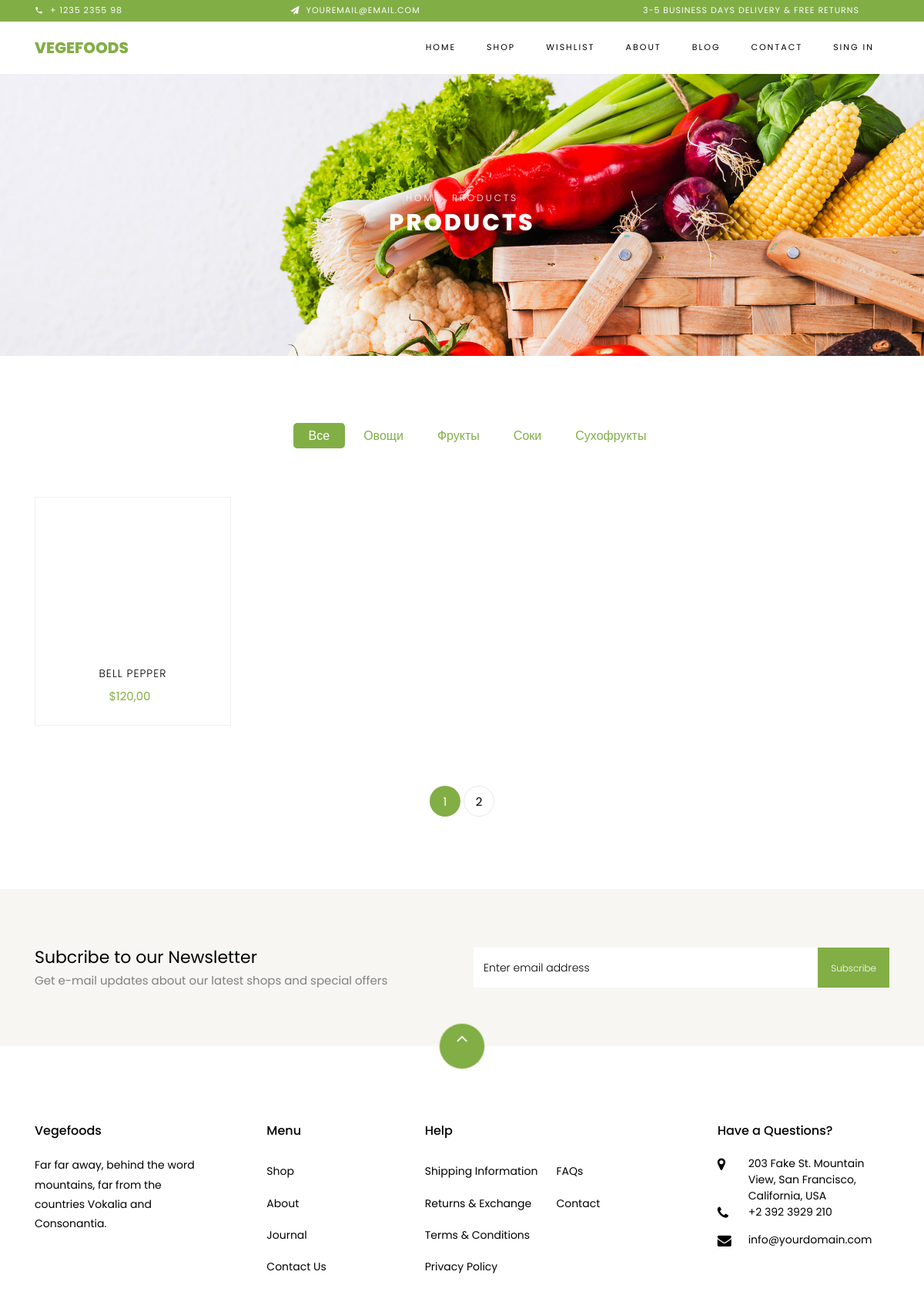
The app's page /shop/ with its own data.
### store/models.py (models this page shows, shortened)
class Category(models.Model):
    title = models.CharField(max_length=255, verbose_name='Название')
    slug = models.SlugField(unique=True, null=True)
    class Meta:
        verbose_name = 'Категория'
        verbose_name_plural = 'Категории'

class Product(models.Model):
    title = models.CharField(max_length=255, verbose_name='Название')
    description = models.TextField(default='', verbose_name='Описание')
    slug = models.SlugField(unique=True, null=True)
    inventory = models.IntegerField(default=0, verbose_name='На складе')
    sold = models.IntegerField(default=0, verbose_name='Продано')
    rating = models.FloatField(default=0, verbose_name='Рэйтинг')
    price = models.DecimalField(max_digits=10, decimal_places=2, verbose_name='Цена')
    created_at = models.DateTimeField(auto_now_add=True, verbose_name='Дата добавления')
    category = models.ForeignKey(Category, on_delete=models.CASCADE, verbose_name='Категория',
                                 related_name='products')
    def get_absolute_url(self):
        return reverse('product', kwargs={'slug': self.slug})
    def get_first_photo(self):
        if self.photos:
            try:
                return self.photos.first().image.url
            except:
                return 'https://themewagon.github.io/vegefoods/images/product-1.jpg'
        else:
            return 'https://themewagon.github.io/vegefoods/images/product-1.jpg'
    class Meta:
        verbose_name = 'Товар'
        verbose_name_plural = 'Товары'

### store/views.py (the view)
# urls.py: path('shop/', ShopPageView.as_view(), name='shop'),
class ShopPageView(ListView):
    model = Product
    paginate_by = 1
    context_object_name = 'products'
    template_name = 'store/shop.html'
    extra_context = {
        'title': 'products',
        'title2': 'PRODUCTS'
    }
    def get_queryset(self):
        category__slug = self.request.GET.get('category')
        if category__slug:
            products = Product.objects.filter(category__slug=category__slug)
            return products
        return Product.objects.all()

### store/templatetags/store_tags.py (called while the page is built)
@register.simple_tag()
def get_categories():
    return Category.objects.all()

@register.simple_tag(takes_context=True)
def url_replace(context, **kwargs):
    query = context['request'].GET.copy()
    if query.get('page'):
        query.pop('page')
    query.update(kwargs)
    return query.urlencode()

### store/templates/store/shop.html (shortened to what this page needs)
{% extends 'base.html' %}
{% load static %}
{% block slider %}
<div class="hero-wrap hero-bread" style="background-image: url('{% static 'store/images/bg_1.jpg' %}');">
      <div class="container">
        <div class="row no-gutters slider-text align-items-center justify-content-center">
          <div class="col-md-9 ftco-animate text-center">
          	<p class="breadcrumbs"><span class="mr-2"><a href="{% url 'index' %}">Home</a></span> <span>{{ title }}</span></p>
            <h1 class="mb-0 bread">{{ title2 }}</h1>
          </div>
        </div>
      </div>
    </div>
{% endblock slider %}
{% block main %}
    <section class="ftco-section">
    	<div class="container">
    		<div class="row justify-content-center">
    			<div class="col-md-10 mb-5 text-center">
					{% include 'store/components/shop/_product_category.html' %}
    			</div>
    		</div>
    		<div class="row">
				{% for product in products %}
					{% include 'store/components/_product_card.html' %}
				{% endfor %}
    		</div>
			{% include 'store/components/shop/_pagination.html' %}
    	</div>
    </section>
		{% include 'store/components/_email.html' %}
{% endblock main %}

### store/templates/store/components/shop/_product_category.html
{% load store_tags %}
<ul class="product-category">
    {% get_categories as categories %}
    <li><a href="{% url 'shop' %}" class="{% if not request.GET.category %}{{ 'active' }}{% endif %}">Все</a></li>
    {% for category in categories %}
    <li><a href="?category={{ category.slug }}" class="{% if request.GET.category == category.slug %}{{ 'active' }}{% endif %}">{{ category.title }}</a></li>
    {% endfor %}
</ul>

### store/templates/store/components/_product_card.html (shortened to what this page needs)
<div class="col-md-6 col-lg-3 ftco-animate">
                <div class="product">
                    <a href="{{ product.get_absolute_url }}" class="img-prod"><img class="img-fluid" src="{{ product.get_first_photo }}"
                    </a>
                    <div class="text py-3 pb-4 px-3 text-center">
                        <h3><a href="#">{{ product.title }}</a></h3>
                        <div class="d-flex">
                            <div class="pricing">
                                <p class="price"><span class="mr-2">${{ product.price }}</span>
                                </p>
                            </div>
                        </div>
                    </div>
                </div>
            </div>

### records on screen
Category: title "Овощи"
Category: title "Фрукты"
Category: title "Соки"
Category: title "Сухофрукты"
Product: title "BELL PEPPER", price "120,00"

### other values on screen
{{ title }} "PRODUCTS"
{{ title2 }} "PRODUCTS"
{{ page }} "1"
{{ page }} "2"
